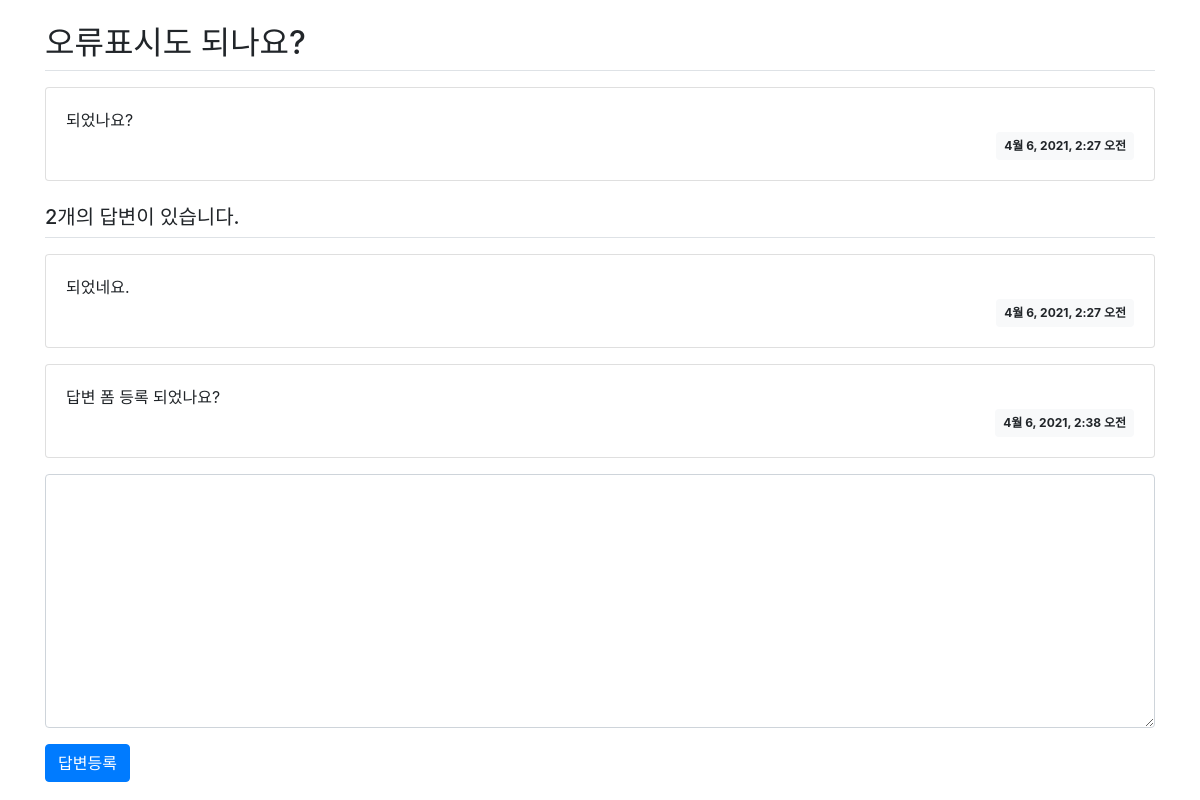
/pybo/7/, run on the app's committed database.
### pybo/models.py (models this page shows, shortened)
class Question(models.Model):
    subject = models.CharField(max_length=200)
    content = models.TextField()
    create_date = models.DateTimeField()

class Answer(models.Model):
    question = models.ForeignKey(Question, on_delete=models.CASCADE)
    content = models.TextField()
    create_date = models.DateTimeField()

### pybo/views.py (the view)
# urls.py: path('<int:question_id>/', views.detail, name='detail'),
def detail(request, question_id):
    question = get_object_or_404(Question, pk=question_id)
    context = {'question': question}
    return render(request, 'pybo/question_detail.html', context)

### templates/pybo/question_detail.html (shortened to what this page needs)
{% extends 'base.html' %}
{% block content %}
<div class="container my-3">
    <h2 class="border-bottom py-2">{{ question.subject }}</h2>
    <div class="card my-3">
        <div class="card-body">
            <div class="card-text" style="white-space: pre-line">{{ question.content }}</div>
            <div class="d-flex justify-content-end">
                <div class="badge badge-light p-2">
                    {{ question.create_date }}
                </div>
            </div>
        </div>
    </div>
    <h5 class="border-bottom my-3 py-2">{{ question.answer_set.count }}개의 답변이 있습니다.</h5>
    {% for answer in question.answer_set.all %}
        <div class="card my-3">
            <div class="card-body">
                <div class="card-text" style="white-space: pre-line">{{ answer.content }}</div>
                <div class="d-flex justify-content-end">
                    <div class="badge badge-light p-2">
                        {{ answer.create_date }}
                    </div>
                </div>
            </div>
        </div>
    {% endfor %}
    <form action="{% url 'pybo:answer_create' question.id %}" method="post" class="my-3">
        <div class="form-group">
            <textarea name="content" id="content" class="form-control" rows="10"></textarea>
        </div>
        <input type="submit" value="답변등록" class="btn btn-primary">
    </form>
</div>
{% endblock %}

### data on the page
Question: subject "오류표시도 되나요?", content "되었나요?", create_date "4월 6, 2021, 2:27 오전", answer_set.count "2"
Answer: content "되었네요.", create_date "4월 6, 2021, 2:27 오전"
Answer: content "답변 폼 등록 되었나요?", create_date "4월 6, 2021, 2:38 오전"
